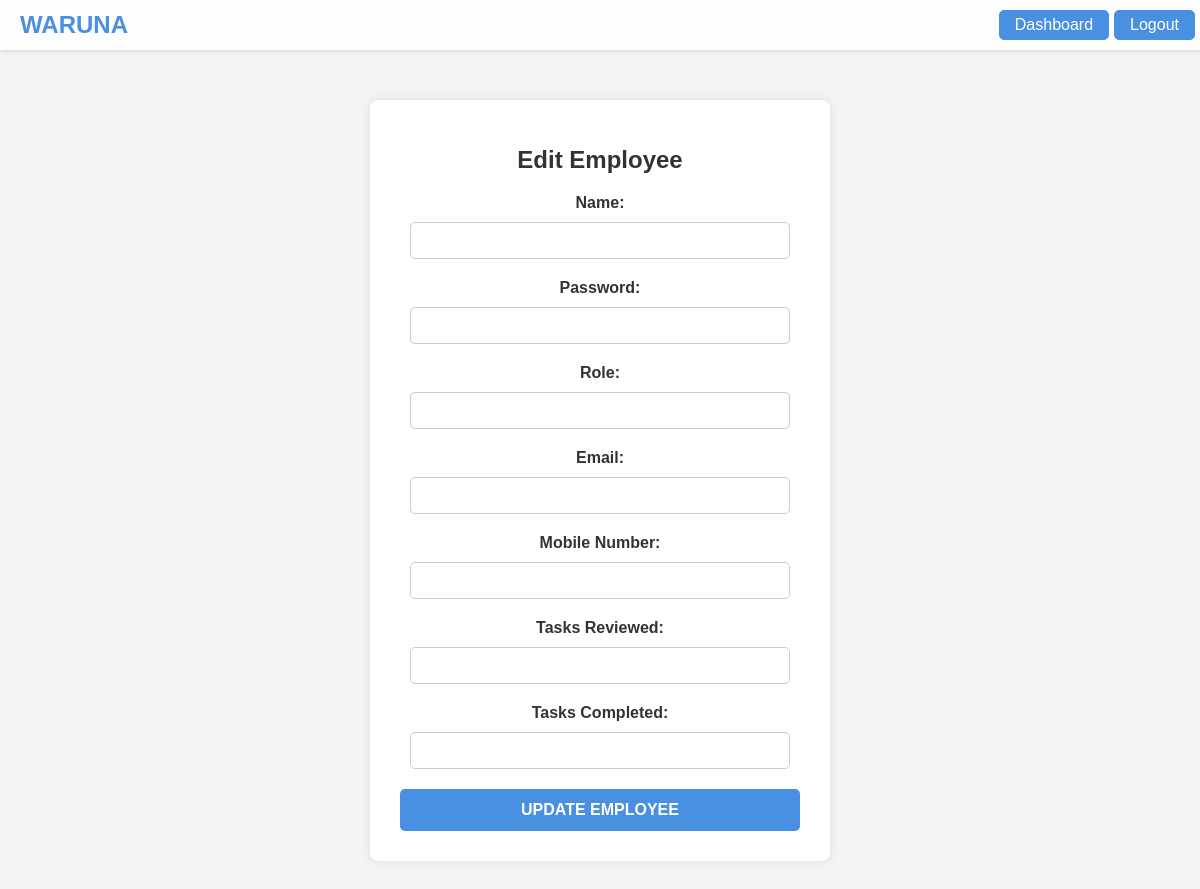
The page /edit_employee_page/MAN2 on the database as committed earlier.
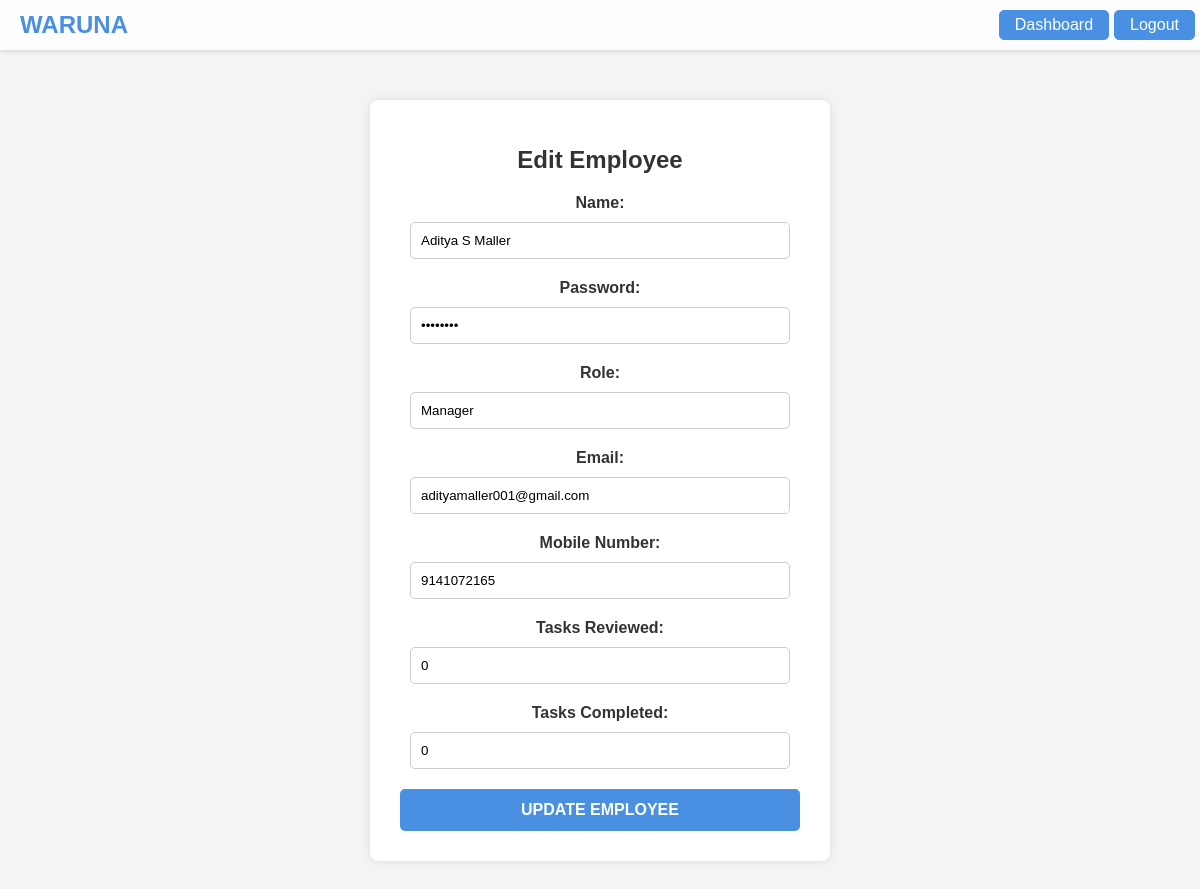
The same page on the database as committed later.
### tables this page shows
CREATE TABLE employees
                 (employee_id TEXT PRIMARY KEY, name TEXT, password TEXT, role TEXT,
                 email TEXT, mobile_no TEXT, tasks_reviewed INTEGER DEFAULT 0,
                 tasks_completed INTEGER DEFAULT 0);

### app.py (the view, shortened to what this page needs)
@app.route('/edit_employee_page/<employee_id>', methods=['GET', 'POST'])
def edit_employee_page(employee_id):
    conn = get_db_connection()
    c = conn.cursor()
    c.execute("SELECT * FROM employees WHERE employee_id = ?", (employee_id,))
    employee = c.fetchone()
    conn.close()
    return render_template('edit_employee.html', employee=employee)

### app.py (called while the page is built)
def get_db_connection():
    conn = sqlite3.connect('waruna.db')
    conn.row_factory = sqlite3.Row
    return conn

### templates/edit_employee.html (shortened to what this page needs)
<!DOCTYPE html>
<html lang="en">
<head>
</head>
<body>
    <nav class="navbar">
        <a class="navbar-brand" href="#">WARUNA</a>
        <div class="boxes">
            <div class="login-box"><a class="nav-link" href="/dashboard">Dashboard</a></div>
            <div class="login-box"><a class="nav-link" href="/logout">Logout</a></div>
        </div>
    </nav>
    <div class="container">
        <h1>Edit Employee</h1>
        <form action="{{ url_for('edit_employee_page', employee_id=employee['employee_id']) }}" method="post">
            <label for="name">Name:</label>
            <input type="text" id="name" name="name" value="{{ employee['name'] }}" required>
            <label for="password">Password:</label>
            <input type="password" id="password" name="password" value="{{ employee['password'] }}" required>
            <label for="role">Role:</label>
            <input type="text" id="role" name="role" value="{{ employee['role'] }}" required>
            <label for="email">Email:</label>
            <input type="email" id="email" name="email" value="{{ employee['email'] }}" required>
            <label for="mobile_number">Mobile Number:</label>
            <input type="text" id="mobile_number" name="mobile_number" value="{{ employee['mobile_no'] }}" required>
            <label for="tasks_reviewed">Tasks Reviewed:</label>
            <input type="text" id="tasks_reviewed" name="tasks_reviewed" value="{{ employee['tasks_reviewed'] }}" required>
            <label for="tasks_completed">Tasks Completed:</label>
            <input type="text" id="tasks_completed" name="tasks_completed" value="{{ employee['tasks_completed'] }}" required>
            <button type="submit">Update Employee</button>
        </form>
    </div>
</body>
</html>

Rows that differ between the two databases and show on the page:
added employees: name "Aditya S Maller", role "Manager", email "adityamaller001@gmail.com", mobile_number "9141072165", tasks_reviewed "0", tasks_completed "0"
